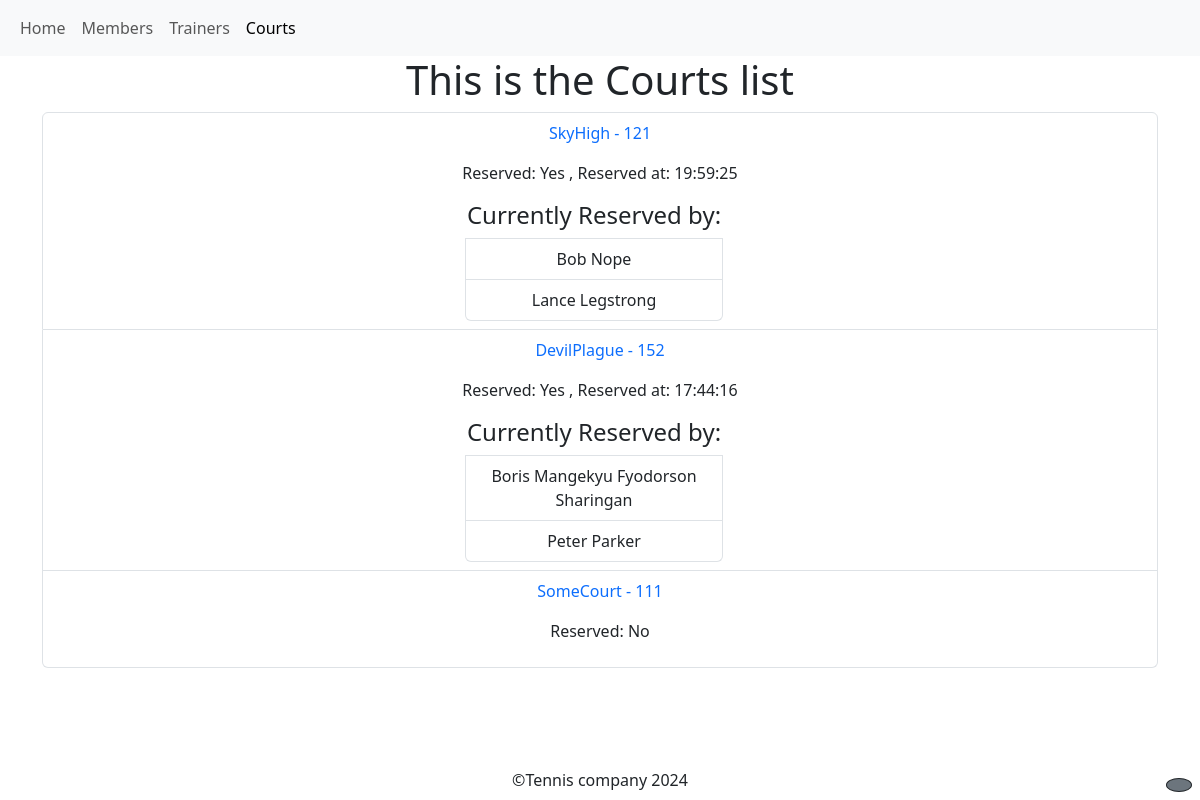
/courts/, run on an earlier commit of the app's database.
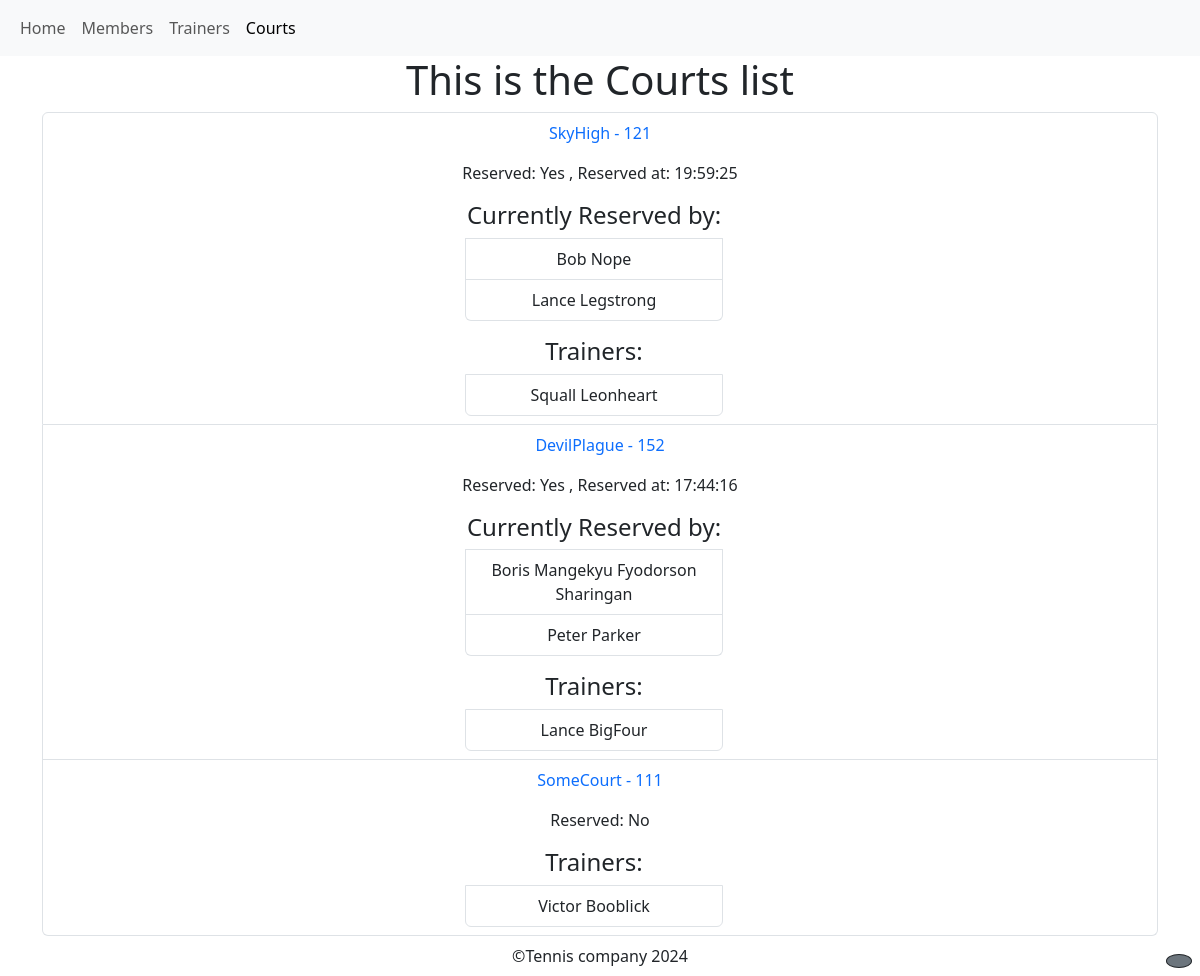
And on a later commit of the database.
### courts/models.py (models this page shows, shortened)
class Court(models.Model):
    name = models.CharField(max_length=100)
    number = models.PositiveIntegerField(unique=True)
    is_occupied = models.BooleanField(default=False)
    occupation_time = models.DateTimeField(null=True, blank=True)

### members/models.py (models this page shows, shortened)
class Member(models.Model):
    fname = models.CharField(max_length=30)
    lname = models.CharField(max_length=30)
    email = models.EmailField()
    phone = models.CharField(max_length=13)
    join_date = models.DateField(max_length=254)
    court = models.ForeignKey(
        Court, on_delete=models.SET_NULL, null=True, blank=True, related_name="members"
    )
    def __str__(self):
        return f"{self.fname} {self.lname} "

### trainers/models.py (models this page shows)
class Trainer(models.Model):
    fname = models.CharField(max_length=30)
    lname = models.CharField(max_length=30)
    email = models.EmailField(max_length=254)
    phone = models.CharField(max_length=13)
    court = models.ForeignKey(
        Court, on_delete=models.SET_NULL, null=True, related_name="trainers"
    )
    def __str__(self):
        return f"{self.fname} {self.lname}"

### courts/views.py (the view)
# urls.py: path("", views.courts, name="courts"),
def courts(request):
    courts = Court.objects.all()
    context = {"courts": courts}
    return render(request, "courts_page.html", context=context)

### courts/templates/courts_page.html (shortened to what this page needs)
{%extends 'base.html'%} {%block title%}Courts {%endblock%} {%block content%}
<h1>This is the Courts list</h1>
<div class="container">
  <ul class="list-group">
    {%for court in courts%}
    <li class="list-group-item">
      <a class="text-decoration-none" href="court_details/{{court.id}}">
        <p>{{court.name}} - {{court.number}}</p></a
      >
      {%if court.is_occupied%}
      <p>
        Reserved: Yes , Reserved at: {{court.occupation_time| date:"H:i:s"}}
      </p>
      <ul class="list-group container mx-auto w-25 mt-3">
        <h4>Currently Reserved by:</h4>
        {%with court.members.all as members%} {%for member in members%}
        <li class="list-group-item">{{member}}</li>
        {%endfor%} {%endwith%}
      </ul>
      {%else%}
      <p>Reserved: No</p>
      {%endif%} {%with court.trainers.all as trainers%} {%if trainers%}
      <ul class="list-group container mx-auto w-25 mt-3">
        <h4>Trainers:</h4>
        {%for trainer in trainers%}
        <li class="list-group-item">{{trainer}}</li>
        {%endfor%}
      </ul>
      {%endif%} {%endwith%}
    </li>
    {%endfor%}
  </ul>
</div>
{%endblock%}

### templates/base.html (shortened to what this page needs)
<!DOCTYPE html>
<html lang="en">
  <head>
    <link
      href="https://cdn.jsdelivr.net/npm/bootstrap@5.3.3/dist/css/bootstrap.min.css"
      rel="stylesheet"
    />
    <link
      rel="stylesheet"
      href="https://cdn.jsdelivr.net/npm/bootstrap-icons@1.11.3/font/bootstrap-icons.min.css"
    />
  </head>
  <body class="text-center d-flex flex-column min-vh-100" id="pageBody">
    <main class="flex-grow-1">
      {%include 'navbar.html'%} {%block content%} {%endblock%}
    </main>
    <footer class="p-2 position-relative">&copy;Tennis company 2024</footer>
    <div class="d-flex position-absolute bottom-0 end-0 mb-2 me-2">
      <button
        class="btn btn-outline-dark bg-secondary rounded-circle"
        id="themeToggle"
      >
      </button>
    </div>
  </body>
</html>

### templates/navbar.html (shortened to what this page needs)
<nav class="navbar bg-body-tertiary navbar-expand-lg navbar-expand-sm">
  <div class="container-fluid">
    <ul class="navbar-nav collapse navbar-collapse" id="collapsibleNavbar">
      <li class="nav-item">
        <a
          class="nav-link {%if request.path == '/'%} active {%endif%}"
          href="{%url 'index'%}"
          >Home</a
        >
      </li>
      <li class="nav-item">
        <a
          class="nav-link {%if request.path == '/members/'%} active {%endif%}"
          href="{%url 'members'%}"
          >Members</a
        >
      </li>
      <li class="nav-item">
        <a
          class="nav-link {%if request.path == '/trainers/'%} active {%endif%}"
          href="{%url 'trainers'%}"
          >Trainers</a
        >
      </li>
      <li class="nav-item">
        <a
          class="nav-link {%if request.path == '/courts/'%} active {%endif%}"
          href="{%url 'courts'%}"
          >Courts</a
        >
      </li>
    </ul>
  </div>
</nav>

What changed in the data, as far as the page shows it:
shown differently, row unchanged: Court "SkyHigh": now shows "Trainers:"
added Trainer: fname+lname "Squall Leonheart", shown under Court "SkyHigh"
changed Court "DevilPlague": gains Trainer (fname+lname "Lance BigFour"); now shows "Trainers:"
changed Trainer: court_id empty → 2 (drawn)
changed Court "SomeCourt": gains Trainer (fname+lname "Victor Booblick"); now shows "Trainers:"
changed Trainer: court_id empty → 3 (drawn)
